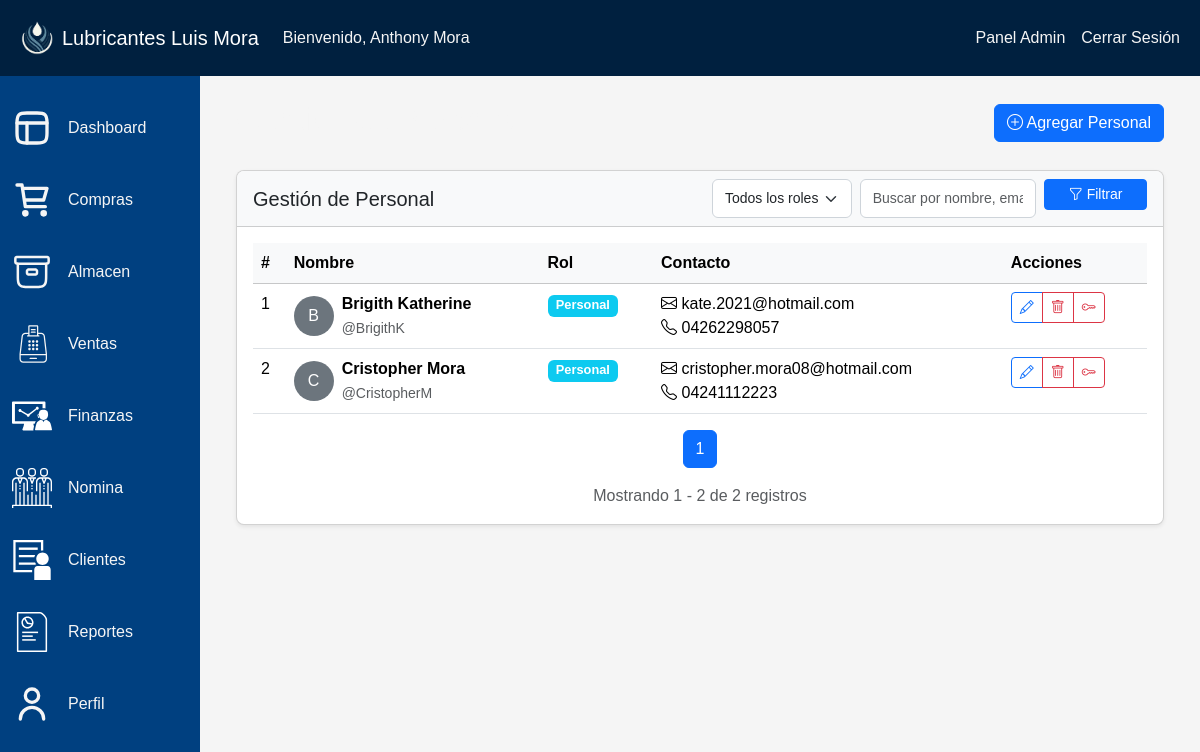
The app's page /nomina/ (signed in), older data.
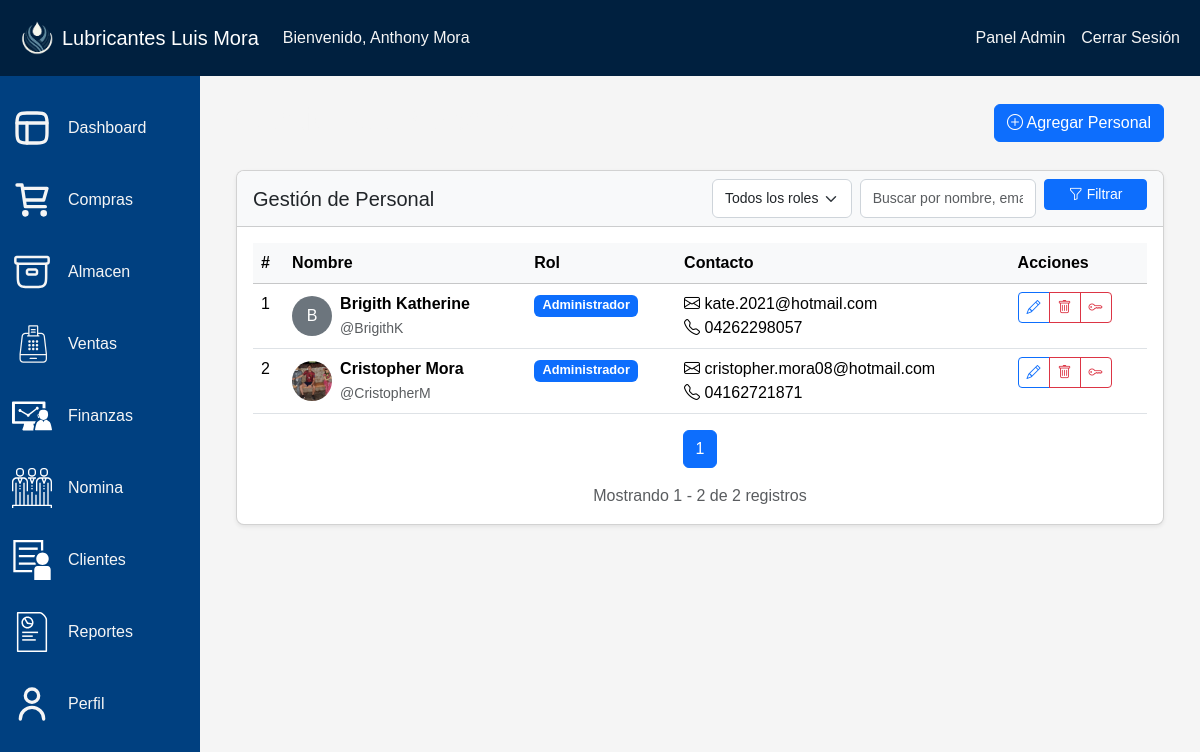
The same page, newer data.
### aplicacion/models.py (models this page shows, shortened)
class CustomUser(AbstractUser):
    ROLES = (
        ('admin', 'Administrador'),
        ('personal', 'Personal'),
        ("invitado", "Invitado"),
    )
    rol = models.CharField(max_length=20, choices=ROLES, default='cliente')
    telefono = models.CharField(max_length=20, blank=True, verbose_name="Teléfono")
    direccion = models.TextField(blank=True, verbose_name="Dirección")
    foto_perfil = models.ImageField(upload_to='perfiles/', blank=True, null=True, verbose_name="Foto de perfil")
    admin = models.BooleanField(default=False, verbose_name="¿Administrador?")
    class Meta:
        verbose_name = 'Usuario'
        verbose_name_plural = 'Usuarios'

### aplicacion/views.py (the view, shortened to what this page needs)
# urls.py: path('nomina/', gestion_personal, name='nomina_personal'),
@login_required
def gestion_personal(request):
    rol_filter = request.GET.get('rol', '')
    search_query = request.GET.get('search', '')
    empleados = CustomUser.objects.filter(rol__in=['admin', 'personal']).exclude(username="Admin")
    if rol_filter:
        empleados = empleados.filter(rol=rol_filter)
    empleados = empleados.order_by('last_name', 'first_name')
    page = request.GET.get('page', 1)
    paginator = Paginator(empleados, 10)  # 10 items por página
    try:
        empleados_paginados = paginator.page(page)
    except PageNotAnInteger:
        empleados_paginados = paginator.page(1)
    except EmptyPage:
        empleados_paginados = paginator.page(paginator.num_pages)
    context = {
        'empleados': empleados_paginados,
        'mes_actual': timezone.now().strftime("%B %Y"),
        'roles': dict(CustomUser.ROLES),
        'selected_rol': rol_filter,
        'search_query': search_query,
    }
    return render(request, 'vistas/nomina.html', context)

### aplicacion/templates/vistas/nomina.html (shortened to what the changed rows need)
{% extends 'paneles/admin.html' %} {% load static %}
{% block dashboard %}
<link href="{% static 'css/modal_forms.css' %}" rel="stylesheet" />
<div class="container mt-4">
  <div class="d-flex justify-content-between align-items-center mb-4">
    <h2>Gestión de Personal</h2>
  </div>
  <div class="card shadow-sm mb-4">
      <div class="card-body">
          <div class="table-responsive">
            <table class="table table-hover" id="personalTable">
              <thead class="table-light">
                <tr>
                  <th>#</th>
                  <th>Nombre</th>
                  <th>Rol</th>
                  <th>Contacto</th>
                  <th>Acciones</th>
                </tr>
              </thead>
              <tbody>
                {% for empleado in empleados %}
                <tr data-id="{{ empleado.id }}">
                  <td>{{ forloop.counter }}</td>
                  <td>
                    <div class="d-flex align-items-center">
                      {% if empleado.foto_perfil %}
                      <img
                        src="{{ empleado.foto_perfil.url }}"
                        class="rounded-circle me-2"
                        width="40"
                        height="40"
                        alt="{{ empleado.get_full_name }}"
                      />
                      {% else %}
                      <div
                        class="rounded-circle bg-secondary me-2 d-flex align-items-center justify-content-center"
                        style="width: 40px; height: 40px"
                      >
                        <span class="text-white"
                          >{{ empleado.get_full_name|first|upper }}</span
                        >
                      </div>
                      {% endif %}
                      <div>
                        <strong>{{ empleado.get_full_name }}</strong><br />
                        <small class="text-muted">@{{ empleado.username }}</small>
                      </div>
                    </div>
                  </td>
                  <td>
                    <span
                      class="badge bg-{% if empleado.rol == 'admin' %}primary{% else %}info{% endif %}"
                    >
                      {{ empleado.get_rol_display }}
                    </span>
                  </td>
                  <td>
                    <div><i class="bi bi-envelope"></i> {{ empleado.email }}</div>
                    <div>
                      <i class="bi bi-telephone"></i> {{empleado.telefono|default:"-" }}
                    </div>
                  </td>
                  <td>
                    <div class="btn-group btn-group-sm">
                      <button
                        class="btn btn-outline-primary btn-editar"
                        data-id="{{ empleado.id }}"
                        data-bs-toggle="modal"
                        data-bs-target="#personalModal"
                      >
                        <i class="bi bi-pencil"></i>
                      </button>
                      {% if empleado != request.user %}
                      <button
                        class="btn btn-outline-danger btn-eliminar"
                        data-id="{{ empleado.id }}"
                        data-bs-toggle="modal"
                        data-bs-target="#confirmModal"
                      >
                        <i class="bi bi-trash"></i>
                      </button>
                      {% endif %}
                      <a href="{% url 'gestion_permisos_user' empleado.id %}"
                        class="btn btn-outline-danger btn-eliminar"
                      >
                        <i class="bi bi-key"></i>
                    </a>
                    </div>
                  </td>
                </tr>
                {% endfor %}
              </tbody>
            </table>
          </div>
      </div>
  </div>
</div>
{% endblock %}

Row changes from the older to the newer data that the page shows:
changed CustomUser "Brigith Katherine": rol "Personal" → "Administrador"
changed CustomUser "Cristopher Mora": foto_perfil: picture added; rol "Personal" → "Administrador"; telefono "04241112223" → "04162721871"; get_full_name|first "C" → (not shown)
